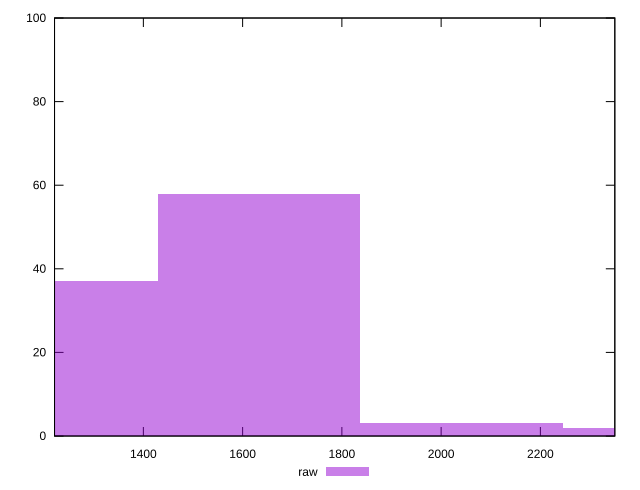

Here is the gnuplot script that generated this plot:
reset

$raw <<EOF
1633.2390971412322 58
2041.5488714265402 3
1224.929322855924 37
2449.858645711848 2
EOF

set key outside below
set boxwidth 408.30977428530804
set xrange [1221:2350]
set yrange [0:100]
set trange [0:100]
set style fill transparent solid 0.5 noborder
set terminal svg size 640, 490 enhanced background rgb 'white'
set output "reports/report_00027_2021-02-24T12-40-31.850Z/uses-rel-preload/samples/music/raw/histogram.svg"

plot $raw title "raw" with boxes

reset
